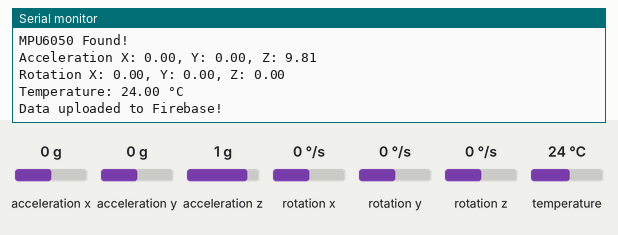
Simulated run of this sketch. Board: ESP32. Shown: the last lines printed to the serial monitor. Inputs (shaded band) come from the test bench; at power-on: acceleration x 0 g, acceleration y 0 g, acceleration z 1 g, rotation x 0 °/s, rotation y 0 °/s, rotation z 0 °/s, temperature 24 °C. WiFi joins after 1.5 s; servers stay silent unless stated.

Above: at 3.2 s.
3.3 s: acceleration x set to -1.4 g
At 4.4 s:
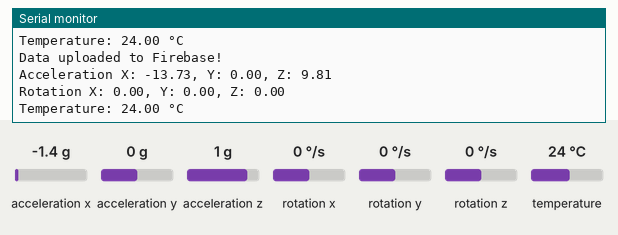
5.4 s: acceleration y set to -1.4 g
At 7.3 s:
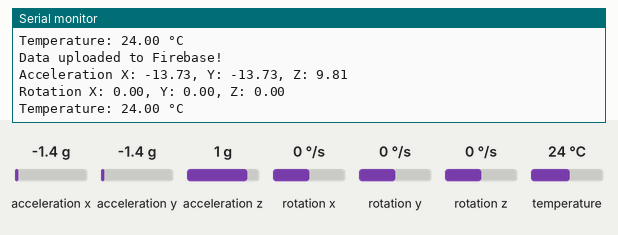
7.5 s: acceleration z set to -1.4 g
At 9.1 s:
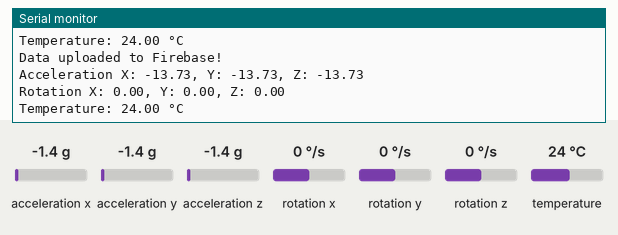
9.6 s: rotation x set to -192 °/s
At 10.6 s:
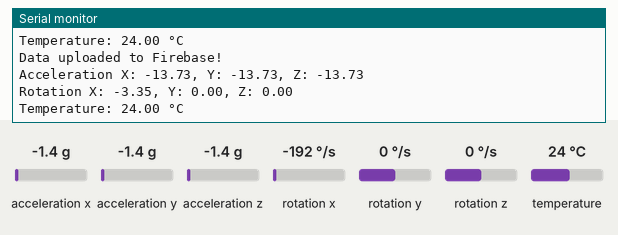
11.7 s: rotation y set to -192 °/s
At 13.7 s:
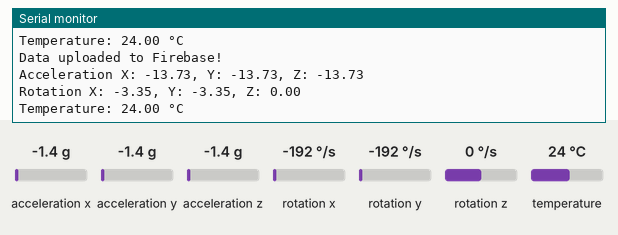

Measured:
- after the input at 3.3 s, the serial monitor: prints a new line after 0.26 s (image 1)
- after the input at 5.4 s, the serial monitor: prints a new line after 1.3 s (image 2)
- after the input at 7.5 s, the serial monitor: prints a new line after 0.73 s (image 3)
- after the input at 9.6 s, the serial monitor: prints a new line after 0.18 s (image 4)
- after the input at 11.7 s, the serial monitor: prints a new line after 1.2 s (image 5)

The sketch:

mpu_firebase.ino
```cpp
#include <Wire.h>
#include <Adafruit_MPU6050.h>
#include <Adafruit_Sensor.h>
#include <WiFi.h>
#include <FirebaseESP32.h>  // Use FirebaseESP8266.h if using ESP8266

// Firebase and WiFi credentials
#define WIFI_SSID "Your wifi"
#define WIFI_PASSWORD "Your wifi name"
#define FIREBASE_HOST "firebase http link"
#define FIREBASE_AUTH "firebase project api webkey"

// Initialize Firebase
FirebaseData firebaseData;
FirebaseAuth auth;
FirebaseConfig config;

// Initialize MPU6050
Adafruit_MPU6050 mpu;

void setup() {
  Serial.begin(115200);

  // Connect to WiFi
  WiFi.begin(WIFI_SSID, WIFI_PASSWORD);
  Serial.print("Connecting to WiFi...");
  while (WiFi.status() != WL_CONNECTED) {
    Serial.print(".");
    delay(1000);
  }
  Serial.println("\nConnected to WiFi");

  // Configure Firebase
  config.host = FIREBASE_HOST;
  config.signer.tokens.legacy_token = FIREBASE_AUTH;
  Firebase.begin(&config, &auth);
  Firebase.reconnectWiFi(true);

  // Initialize MPU6050
  if (!mpu.begin()) {
    Serial.println("Failed to find MPU6050 chip");
    while (1) delay(10);
  }
  Serial.println("MPU6050 Found!");

  mpu.setAccelerometerRange(MPU6050_RANGE_8_G);
  mpu.setGyroRange(MPU6050_RANGE_500_DEG);
  mpu.setFilterBandwidth(MPU6050_BAND_21_HZ);
}

void loop() {
  sensors_event_t a, g, temp;
  mpu.getEvent(&a, &g, &temp);

  // Print values to Serial Monitor
  Serial.print("Acceleration X: "); Serial.print(a.acceleration.x);
  Serial.print(", Y: "); Serial.print(a.acceleration.y);
  Serial.print(", Z: "); Serial.println(a.acceleration.z);

  Serial.print("Rotation X: "); Serial.print(g.gyro.x);
  Serial.print(", Y: "); Serial.print(g.gyro.y);
  Serial.print(", Z: "); Serial.println(g.gyro.z);

  Serial.print("Temperature: "); Serial.print(temp.temperature);
  Serial.println(" °C");

  // Upload data to Firebase
  String path = "/MPU6050_Data";  // Path in Firebase

  Firebase.setFloat(firebaseData, path + "/Acceleration_X", a.acceleration.x);
  Firebase.setFloat(firebaseData, path + "/Acceleration_Y", a.acceleration.y);
  Firebase.setFloat(firebaseData, path + "/Acceleration_Z", a.acceleration.z);
  Firebase.setFloat(firebaseData, path + "/Rotation_X", g.gyro.x);
  Firebase.setFloat(firebaseData, path + "/Rotation_Y", g.gyro.y);
  Firebase.setFloat(firebaseData, path + "/Rotation_Z", g.gyro.z);
  Firebase.setFloat(firebaseData, path + "/Temperature", temp.temperature);

  Serial.println("Data uploaded to Firebase!\n");

  delay(500);  // Adjust delay as needed
}
```
